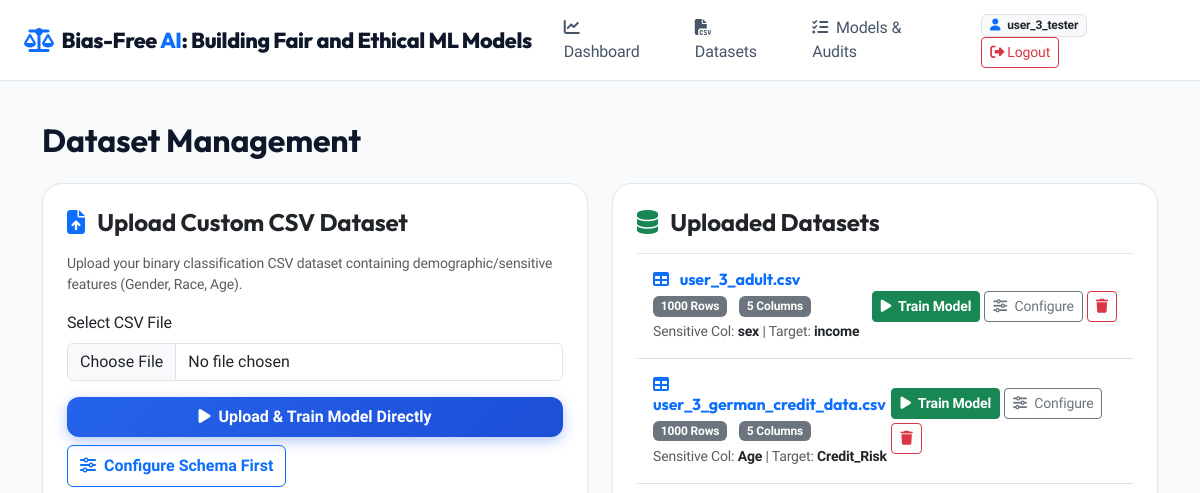
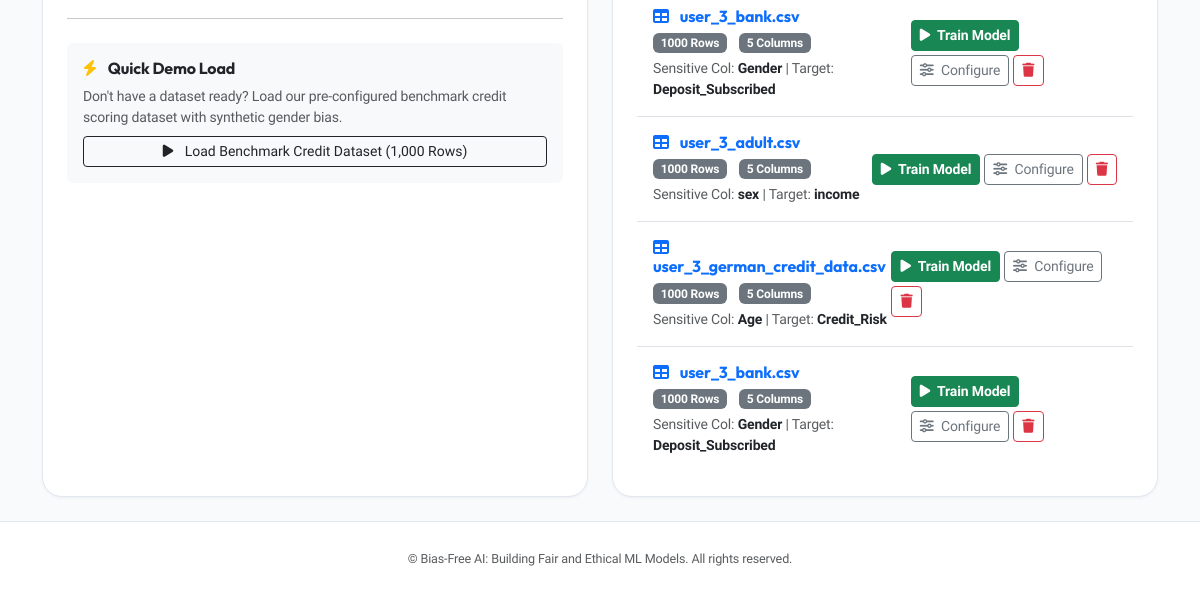
The page /upload (signed in) on the database as committed earlier (2 pictures, top to bottom).
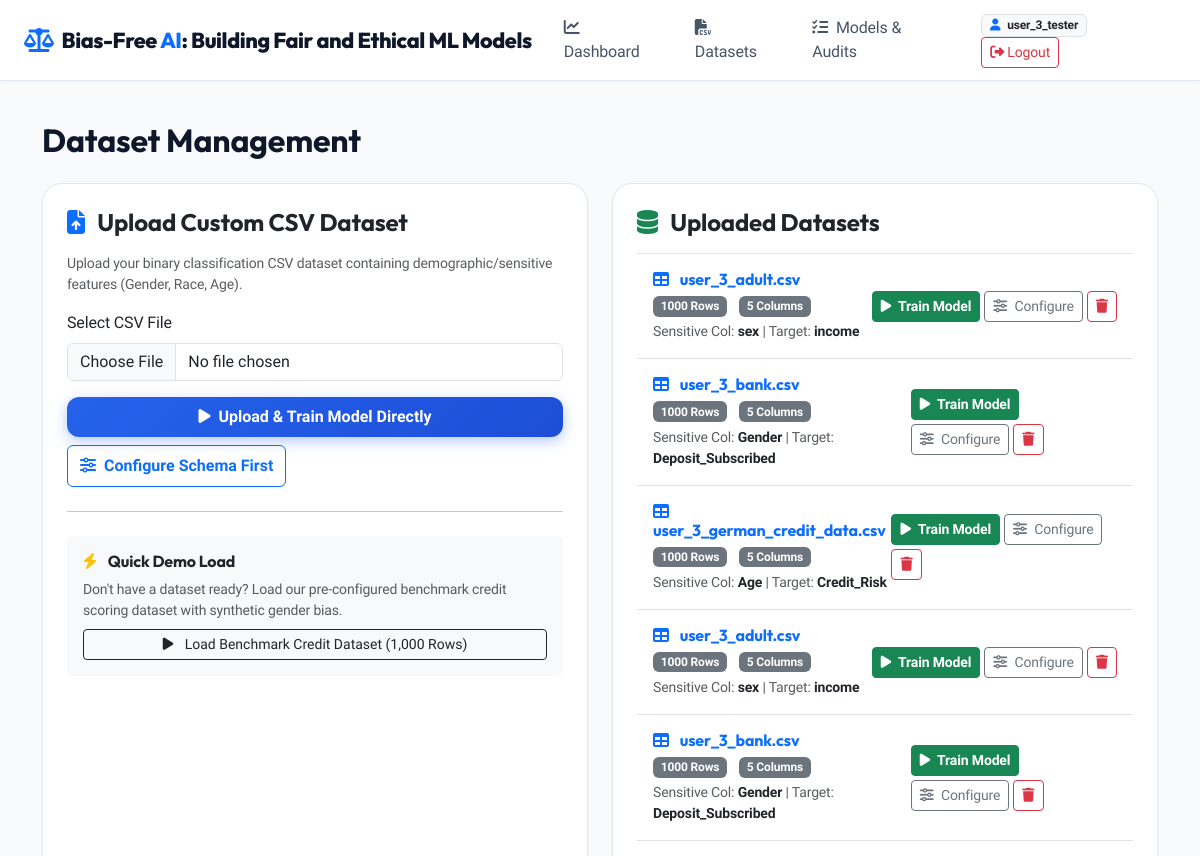
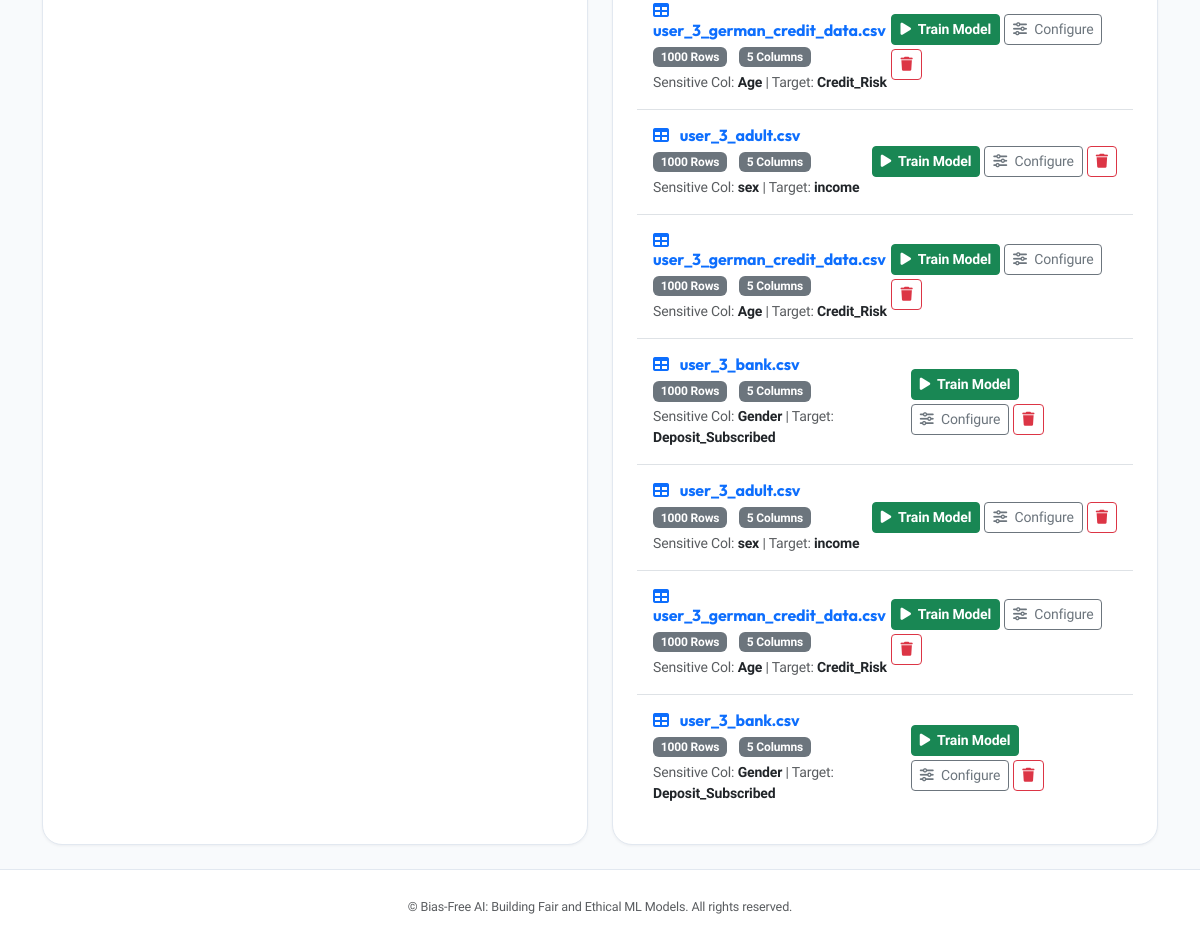
The same page on the database as committed later (2 pictures, top to bottom).
### tables this page shows
CREATE TABLE datasets (
    id INTEGER PRIMARY KEY AUTOINCREMENT,
    user_id INTEGER NOT NULL,
    filename VARCHAR(255) NOT NULL,
    filepath VARCHAR(255) NOT NULL,
    row_count INTEGER DEFAULT 0,
    column_count INTEGER DEFAULT 0,
    target_column VARCHAR(100),
    sensitive_column VARCHAR(100),
    privileged_group VARCHAR(100),
    unprivileged_group VARCHAR(100),
    uploaded_at TIMESTAMP DEFAULT CURRENT_TIMESTAMP, csv_content TEXT,
    FOREIGN KEY (user_id) REFERENCES users(id) ON DELETE CASCADE
);

### app.py (the view)
@app.route('/upload')
@login_required
def upload_page():
    datasets = get_user_datasets(session['user_id'])
    return render_template('upload.html', datasets=datasets)

### app.py (called while the page is built)
def login_required(f):
    from functools import wraps
    @wraps(f)
    def decorated_function(*args, **kwargs):
        if 'user_id' not in session:
            flash('Please log in to access this page.', 'warning')
            return redirect(url_for('login_page'))
        return f(*args, **kwargs)
    return decorated_function

### models/auth.py (called while the page is built)
def get_db_connection():
    db_url = os.environ.get('DATABASE_URL')
    if db_url and HAS_PSYCOPG2:
        conn = psycopg2.connect(db_url)
        return Psycopg2ConnectionWrapper(conn)
    conn = sqlite3.connect(Config.DATABASE_PATH, timeout=30.0)
    conn.row_factory = sqlite3.Row
    return conn

### models/dataset_manager.py (called while the page is built)
def get_user_datasets(user_id):
    conn = get_db_connection()
    cursor = conn.cursor()
    cursor.execute("SELECT * FROM datasets WHERE user_id = ? ORDER BY uploaded_at DESC", (user_id,))
    datasets = cursor.fetchall()
    conn.close()
    return [dict(d) for d in datasets]

### templates/upload.html (shortened to what this page needs)
{% extends "base.html" %}
{% block content %}
<div class="container py-4">
    <h2 class="fw-bold mb-4">Dataset Management</h2>
    <div class="row g-4">
        <div class="col-md-6">
            <div class="card card-custom p-4 h-100">
                <h4 class="fw-bold mb-3"><i class="fa-solid fa-file-arrow-up text-primary me-2"></i> Upload Custom CSV Dataset</h4>
                <p class="text-muted small">Upload your binary classification CSV dataset containing demographic/sensitive features (Gender, Race, Age).</p>
                <form id="uploadForm" enctype="multipart/form-data">
                    <div class="mb-3">
                        <label class="form-label font-weight-bold">Select CSV File</label>
                        <input type="file" id="fileInput" name="file" class="form-control" accept=".csv" required>
                    </div>
                    <div class="d-flex gap-2 flex-wrap" id="uploadButtons">
                        <button type="button" onclick="startChunkedUpload('train')" class="btn btn-primary-custom flex-grow-1 py-2 fw-bold">
                            <i class="fa-solid fa-play me-1"></i> Upload &amp; Train Model Directly
                        </button>
                        <button type="button" onclick="startChunkedUpload('configure')" class="btn btn-outline-primary py-2 fw-bold">
                            <i class="fa-solid fa-sliders me-1"></i> Configure Schema First
                        </button>
                    </div>
                </form>
                <hr class="my-4">
                <div class="bg-light p-3 rounded">
                    <h6 class="fw-bold mb-2"><i class="fa-solid fa-bolt text-warning me-2"></i> Quick Demo Load</h6>
                    <p class="small text-muted mb-2">Don't have a dataset ready? Load our pre-configured benchmark credit scoring dataset with synthetic gender bias.</p>
                    <form action="{{ url_for('load_sample_dataset') }}" method="POST">
                        <button type="submit" class="btn btn-sm btn-outline-dark w-100"><i class="fa-solid fa-play me-2"></i> Load Benchmark Credit Dataset (1,000 Rows)</button>
                    </form>
                </div>
            </div>
        </div>
        <div class="col-md-6">
            <div class="card card-custom p-4 h-100">
                <h4 class="fw-bold mb-3"><i class="fa-solid fa-database text-success me-2"></i> Uploaded Datasets</h4>
                {% if datasets %}
                    <ul class="list-group list-group-flush">
                        {% for ds in datasets %}
                            <li class="list-group-item d-flex justify-content-between align-items-center bg-transparent py-3">
                                <div>
                                    <h6 class="mb-1 fw-bold text-primary"><i class="fa-solid fa-table me-2"></i> {{ ds.filename }}</h6>
                                    <span class="badge bg-secondary me-2">{{ ds.row_count }} Rows</span>
                                    <span class="badge bg-secondary me-2">{{ ds.column_count }} Columns</span>
                                    <div class="small text-muted mt-1">
                                        Sensitive Col: <span class="fw-bold text-dark">{{ ds.sensitive_column or 'Not Set' }}</span> |
                                        Target: <span class="fw-bold text-dark">{{ ds.target_column or 'Not Set' }}</span>
                                    </div>
                                </div>
                                <div class="d-flex gap-1 align-items-center flex-wrap">
                                    <a href="{{ url_for('train_page', dataset_id=ds.id) }}" class="btn btn-sm btn-success fw-bold" title="Train model directly">
                                        <i class="fa-solid fa-play me-1"></i> Train Model
                                    </a>
                                    <a href="{{ url_for('preprocess_page', dataset_id=ds.id) }}" class="btn btn-sm btn-outline-secondary" title="Configure columns">
                                        <i class="fa-solid fa-sliders me-1"></i> Configure
                                    </a>
                                    <button class="btn btn-sm btn-outline-danger" title="Delete dataset" onclick="confirmDelete({{ ds.id }}, '{{ ds.filename|replace("'", "\\'") }}')">
                                        <i class="fa-solid fa-trash"></i>
                                    </button>
                                </div>
                            </li>
                        {% endfor %}
                    </ul>
                {% else %}
                    <div class="text-center py-5 text-muted">
                        <i class="fa-solid fa-inbox fa-3x mb-3"></i>
                        <p>No datasets available. Upload a CSV or load the benchmark credit dataset.</p>
                    </div>
                {% endif %}
            </div>
        </div>
    </div>
</div>
{% endblock %}

### templates/base.html (shortened to what this page needs)
<!DOCTYPE html>
<html lang="en">
<head>
    <link href="https://cdn.jsdelivr.net/npm/bootstrap@5.3.0/dist/css/bootstrap.min.css" rel="stylesheet">
    <link href="https://cdnjs.cloudflare.com/ajax/libs/font-awesome/6.4.0/css/all.min.css" rel="stylesheet">
    <link href="{{ url_for('static', filename='css/style.css') }}" rel="stylesheet">
</head>
<body>
    <nav class="navbar navbar-expand-lg navbar-light navbar-custom py-2">
        <div class="container-fluid px-4">
            <a class="navbar-brand d-flex align-items-center gap-2" href="{{ url_for('index') }}">
                <i class="fa-solid fa-scale-balanced text-primary fs-4"></i>
                <span>Bias-Free <span class="text-primary">AI</span>: Building Fair and Ethical ML Models</span>
            </a>
            <div class="collapse navbar-collapse" id="navbarNav">
                <ul class="navbar-nav ms-auto align-items-center">
                    {% if session.user_id %}
                        <li class="nav-item"><a class="nav-link" href="{{ url_for('dashboard') }}"><i class="fa-solid fa-chart-line me-1"></i> Dashboard</a></li>
                        <li class="nav-item"><a class="nav-link" href="{{ url_for('upload_page') }}"><i class="fa-solid fa-file-csv me-1"></i> Datasets</a></li>
                        <li class="nav-item"><a class="nav-link" href="{{ url_for('evaluation_page') }}"><i class="fa-solid fa-list-check me-1"></i> Models & Audits</a></li>
                        <li class="nav-item ms-lg-3">
                            <span class="badge bg-light text-dark border me-2"><i class="fa-solid fa-user me-1 text-primary"></i> {{ session.username }}</span>
                            <a href="{{ url_for('logout') }}" class="btn btn-sm btn-outline-danger"><i class="fa-solid fa-right-from-bracket"></i> Logout</a>
                        </li>
                    {% else %}
                        <li class="nav-item"><a class="nav-link" href="{{ url_for('index') }}">Home</a></li>
                        <li class="nav-item"><a class="nav-link btn btn-sm btn-primary text-white px-3 ms-2" href="{{ url_for('login_page') }}">Login / Register</a></li>
                    {% endif %}
                </ul>
            </div>
        </div>
    </nav>
    <main class="flex-grow-1">
        {% block content %}{% endblock %}
    </main>
    <footer>
        <div class="container text-center">
            <p class="mb-0 text-muted small">&copy; Bias-Free AI: Building Fair and Ethical ML Models. All rights reserved.</p>
        </div>
    </footer>
</body>
</html>

### static/css/style.css (style rules this page uses)
:root { --primary-color: #2563eb; --primary-hover: #1d4ed8; --secondary-color: #475569; --accent-glow: rgba(37, 99, 235, 0.12); --success-color: #10b981; --warning-color: #f59e0b; --danger-color: #ef4444; --bg-gradient: #f8fafc; --card-bg: #ffffff; --card-border: #e2e8f0; --card-shadow: 0 1px 3px rgba(15, 23, 42, 0.05); }
body { font-family: 'Plus Jakarta Sans', system-ui, -apple-system, sans-serif; background: #f8fafc; color: #0f172a; min-height: 100vh; display: flex; flex-direction: column; letter-spacing: -0.01em; }
h1, h2, h3, h4, h5, h6, .hero-title, .navbar-brand { font-family: 'Outfit', sans-serif; }
.navbar-custom { background: #ffffff; border-bottom: 1px solid #e2e8f0; box-shadow: 0 1px 3px rgba(0, 0, 0, 0.03); }
.navbar-brand { font-weight: 800; font-size: 1.35rem; color: #0f172a !important; letter-spacing: -0.02em; }
.nav-link { color: #475569 !important; font-weight: 500; padding: 0.5rem 1rem !important; border-radius: 0.5rem; transition: all 0.2s ease; }
.card-custom { background: var(--card-bg); border: 1px solid var(--card-border); border-radius: 1.25rem; box-shadow: var(--card-shadow); transition: transform 0.25s ease, box-shadow 0.25s ease, border-color 0.25s ease; }
.btn-primary-custom { background: linear-gradient(135deg, #2563eb 0%, #1d4ed8 100%); color: white; border: none; padding: 0.65rem 1.5rem; border-radius: 0.75rem; font-weight: 700; box-shadow: 0 4px 14px rgba(37, 99, 235, 0.35); transition: all 0.25s cubic-bezier(0.4, 0, 0.2, 1); }
footer { margin-top: auto; background: #ffffff; color: #64748b; padding: 1.75rem 0; text-align: center; font-size: 0.9rem; border-top: 1px solid #e2e8f0; }

Rows that differ between the two databases and show on the page:
added datasets: filename "user_3_adult.csv", row_count "1000", column_count "5", sensitive_column "sex", target_column "income"
added datasets: filename "user_3_bank.csv", row_count "1000", column_count "5", sensitive_column "Gender", target_column "Deposit_Subscribed"
added datasets: filename "user_3_german_credit_data.csv", row_count "1000", column_count "5", sensitive_column "Age", target_column "Credit_Risk"
added datasets: filename "user_3_adult.csv", row_count "1000", column_count "5", sensitive_column "sex", target_column "income"
added datasets: filename "user_3_bank.csv", row_count "1000", column_count "5", sensitive_column "Gender", target_column "Deposit_Subscribed"
added datasets: filename "user_3_german_credit_data.csv", row_count "1000", column_count "5", sensitive_column "Age", target_column "Credit_Risk"
